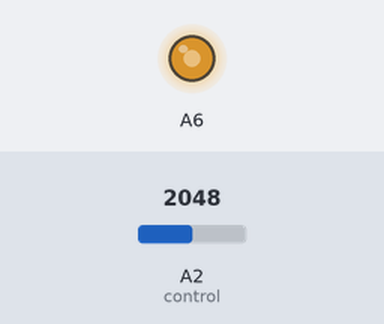
This sketch was run on a simulated Particle Photon. On the bench: output pins drawn as LEDs (lit = HIGH). The inputs (shaded band) are chosen by the test bench; at power-on: A2 (control) = 2048. Pins used as bus, display or sensor lines are not drawn.

Above: at 0.05 s.
Timing chart, 0 to 39.1 s (numbered marks = the images above):
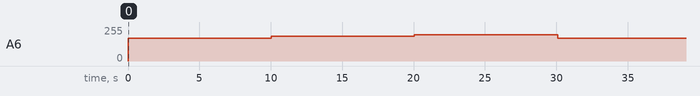

Measured:
- by itself, A6: repeats every 30.1 s: 184/255 10.0 s, 198/255 10.0 s, 169/255 10.0 s

The sketch:

DBR.ino
```cpp
int modulation = DAC; //input to current controller
int trigger = D2; //for RF driver
int control = A2; //output from current controller
int steptime = 10000;
float levelToCurrent_a = 0.0425;
float levelToCurrent_b = -1.0213;
float frequencyToLevel = 12.28/253.0;
int offset = 160;

const int n = 3;
int freq[n] = {200, 500, 800}; //frequencies written to RF driver
int i = 0;
void setup()
{
pinMode(modulation, OUTPUT);
pinMode(trigger, OUTPUT);
pinMode(control, INPUT);
digitalWrite(trigger, HIGH);
analogWrite(modulation, offset);
}

void loop()
{
digitalWrite(trigger, LOW);
float current = analogRead(control)*levelToCurrent_a + levelToCurrent_b;
String current_string = String(current, 4);
Particle.publish(current_string);
int level = freq[i%n]*frequencyToLevel + offset;
analogWrite(modulation, level);
delay(1000);
digitalWrite(trigger, HIGH);
delay(steptime-1000);
i++;
}
```
